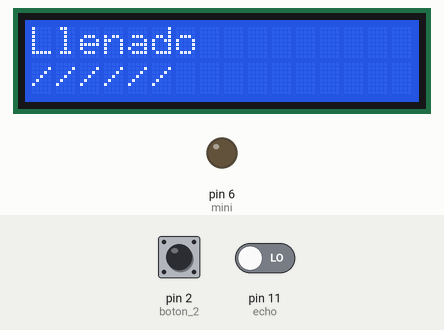
A sketch run on a simulated Arduino Uno, built with avr-gcc and run on an emulated ATmega328P. On the bench: 16×2 character LCD, output pins drawn as LEDs (lit = HIGH). The test bench sets the inputs (shaded band); at power-on: pin 2 (boton_2) LOW, pin 11 (echo) LOW. Pins used as bus, display or sensor lines are not drawn; what the sketch prints to the serial monitor is not drawn.

Above: at 1.6 s.
1.7 s: pin 2 (boton_2) pulled HIGH for 0.3 s
At 3.3 s:
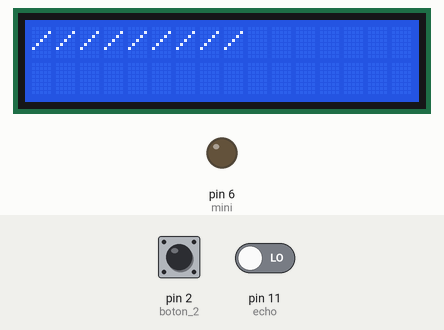
3.5 s: pin 2 (boton_2) pulled HIGH for 1 s
At 5.8 s:
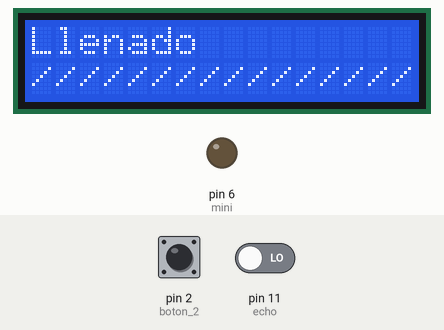
6.0 s: pin 2 (boton_2) pulled HIGH for 3.2 s
At 6.37 s:
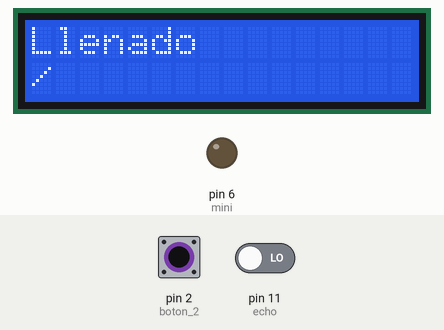
10.7 s: pin 2 (boton_2) pulsed HIGH 5 times (0.12 s each, 0.3 s apart)
At 16.5 s:
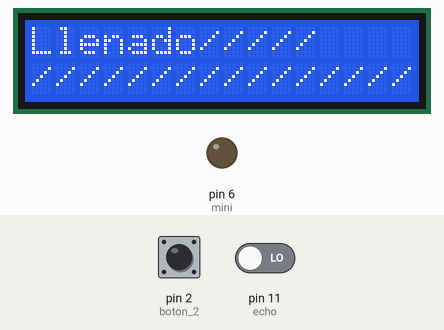
17.1 s: pin 2 (boton_2) pulled HIGH for 0.3 s
At 19.2 s:
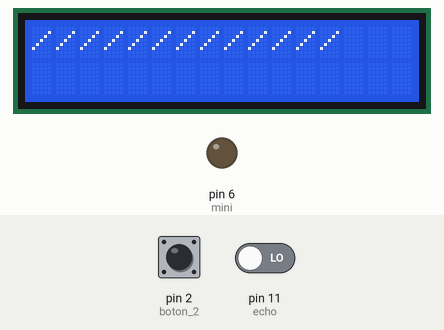

The sketch:

Prac1TerceraU.ino
```cpp
//Christian Marroquín
#include <Wire.h> //librerias utilizadas
#include <LiquidCrystal_I2C.h>
#define lcdAddress 0x27
#define filas 2
#define columnas 16
LiquidCrystal_I2C lcd(lcdAddress, columnas, filas);
const int boton_1 = 4; //constantes que se utilizan
const int boton_2 = 2;
const int buzzer = 3;
const int trig = 10;
const int echo = 11;
float tempo;
float dis;
const float val = 58.2;
int lee;
#define mini 6 //definimos entradas y salidas
#define salida_B() pinMode(mini,OUTPUT)
#define apagar_B() digitalWrite(mini,HIGH)
#define encender_B() digitalWrite(mini,LOW)
#define salida() pinMode(trig,OUTPUT)
#define entrada() pinMode(echo,INPUT)
void setup() { //abrimos la primera funcion
 lcd.init();
 lcd.backlight();
 salida();
 entrada();
 salida_B();
 Serial.begin(9600);
 attachInterrupt(digitalPinToInterrupt(boton_2),C,RISING);
 attachInterrupt(digitalPinToInterrupt(boton_1),M,RISING);
}
void C(){ //abrimos la segunda funcion
  lcd.clear();
  lcd.setCursor(1,0);
  lcd.print("Extrallendo");
  delay(2000);
  lcd.clear();
}
void M(){ //abrimos la tercera funcion
  lcd.clear();
  lcd.setCursor(3,0);
  lcd.print("Hay");
  lcd.setCursor(2,1);
  lcd.print("error");
  delay(2000);
  lcd.clear();
}
void G(){ //abrimos la cuarta funcion
  if(dis<9){
    lcd.setCursor(0,1);
    lcd.print("/");
    delay(100);
    lcd.print("/");
    delay(100);
    lcd.print("/");
    delay(100);
  }
  if(dis<8){
    lcd.print("/");
    delay(100);
    lcd.print("/");
    delay(100);
    lcd.print("/");
    delay(100);
  }
  if(dis<7){
    lcd.print("/");
    delay(100);
    lcd.print("/");
    delay(100);
    lcd.print("/");
    delay(100);
  }
  if(dis<6){
    lcd.print("/");
    delay(100);
    lcd.print("/");
    delay(100);
  }
  if(dis<5){
    lcd.print("/");
    delay(100);
  }
  if(dis<4){
    lcd.print("/");
    delay(100);
    lcd.print("/");
    delay(100);
  }
  if(dis<3){
    lcd.print("/");
    delay(100);
    lcd.print("/");
    delay(100);
  }
}
void loop() { //definimos una ultima funcion
  digitalWrite(trig, LOW);
  delayMicroseconds (2);
  digitalWrite(trig, HIGH);
  delayMicroseconds (10);
  tempo = pulseIn(echo,HIGH);
  dis = (tempo) /val;
  Serial.print(dis);
  Serial.println("cm");
  lcd.setCursor(0,0);
  lcd.print("Llenado");
  G();
}
```

Measured:
- after the input at 1.7 s, the display: first changes at once (image 1 shows a later state)
- after the input at 3.5 s, the display: first changes at once (image 2 shows a later state)
- after the input at 6.0 s, the display: first changes at once (image 3 shows a later state)
- after the input at 10.7 s, the display: first changes at once (image 4 shows a later state)
- after the input at 17.1 s, the display: first changes at once (image 5 shows a later state)
- what the display in image 5 shows lasts 1.1 s, from 18.3 s to 19.4 s
